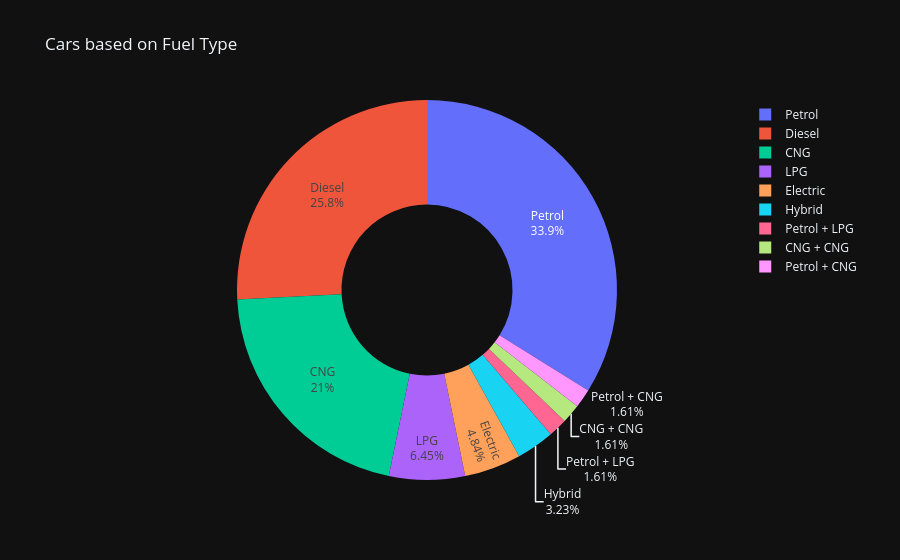

The notebook cell this image was saved under:
### Code cell
carfuel_donut = px.pie(
    fuel_counts,
    names="Fuel_Type",
    values="Year",
    hole=0.45,
    title="Cars based on Fuel Type",
    template="plotly_dark",
)
carfuel_donut.update_traces(textinfo="label+percent")

carfuel_donut.show(config=CHART_CONFIG)

### Figure 1 — Plotly figure (JSON) as saved in the notebook; plotly's stock layout.template omitted (floating-point values rounded to 4 significant figures)
{"data": [{"domain": {"x": [0, 1], "y": [0, 1]}, "hole": 0.45, "hovertemplate": "Fuel_Type=%{label}<br>Year=%{value}<extra></extra>", "labels": ["Petrol", "Diesel", "CNG", "LPG", "Electric", "Hybrid", "Petrol + LPG", "CNG + CNG", "Petrol + CNG"], "legendgroup": "", "name": "", "showlegend": true, "textinfo": "label+percent", "type": "pie", "values": [21, 16, 13, 4, 3, 2, 1, 1, 1]}], "layout": {"legend": {"tracegroupgap": 0}, "title": {"text": "Cars based on Fuel Type"}}}
